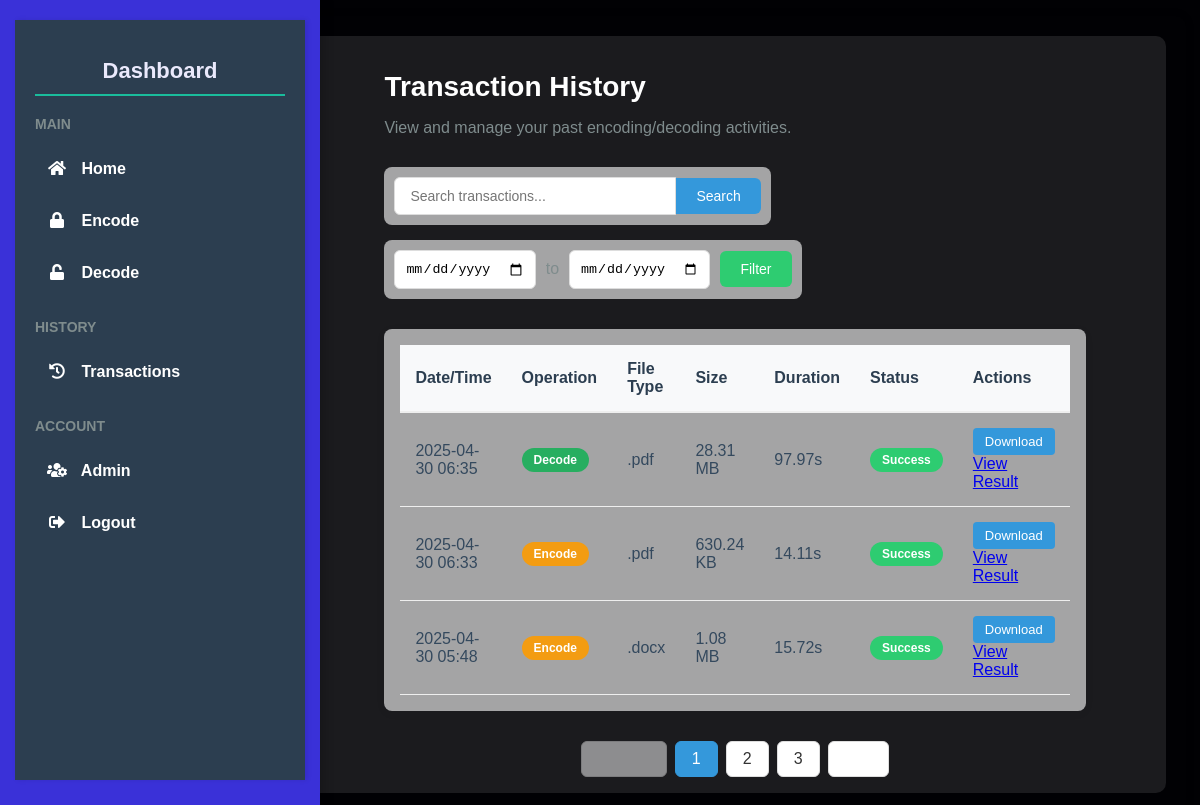
The page /history (signed in) on the database its author committed.
### app.py (models this page shows)
class Transaction(db.Model):
    id = db.Column(db.Integer, primary_key=True)
    user_id = db.Column(db.Integer, db.ForeignKey('user.id'), nullable=False)
    operation = db.Column(db.String(20), nullable=False)  # 'encode' or 'decode'
    file_type = db.Column(db.String(10), nullable=False)
    file_size = db.Column(db.String(20), nullable=False)
    duration = db.Column(db.Float, nullable=False)  # in seconds
    status = db.Column(db.String(20), nullable=False)  # 'success' or 'failed'
    timestamp = db.Column(db.DateTime, default=db.func.current_timestamp())
    input_filename = db.Column(db.String(100))
    output_filename = db.Column(db.String(100))
    histogram_filename = db.Column(db.String(100))

### app.py (the view)
@app.route('/history')
@login_required
def history():
    if current_user.is_admin:
        transactions_query = Transaction.query.order_by(Transaction.timestamp.desc()).all()
    else:
        transactions_query = Transaction.query.filter_by(user_id=current_user.id)\
            .order_by(Transaction.timestamp.desc()).all()
    transactions = []
    for t in transactions_query:
        user = User.query.get(t.user_id)
        transactions.append({
            'id': t.id,  # <-- ADD THIS
            'timestamp': t.timestamp.strftime('%Y-%m-%d %H:%M'),
            'operation': t.operation,
            'file_type': t.file_type,
            'file_size': t.file_size,
            'duration': f"{t.duration:.2f}",
            'status': t.status,
            'input_filename': t.input_filename,
            'output_filename': t.output_filename,
            'histogram_filename': t.histogram_filename,
            'username': user.username if user else 'Unknown'
        })
    total_encodes = Transaction.query.filter_by(operation='encode', status='success').count() if current_user.is_admin else \
                    Transaction.query.filter_by(user_id=current_user.id, operation='encode', status='success').count()
    total_decodes = Transaction.query.filter_by(operation='decode', status='success').count() if current_user.is_admin else \
                    Transaction.query.filter_by(user_id=current_user.id, operation='decode', status='success').count()
    storage_used = 0  # You can update this later to calculate based on real file sizes.
    return render_template(
        'history.html',
        transactions=transactions,
        total_encodes=total_encodes,
        total_decodes=total_decodes,
        storage_used=f"{storage_used/1024/1024:.2f} MB",
        admin_view=current_user.is_admin
    )

### app.py (called while the page is built)
@login_manager.user_loader
def load_user(user_id):
    return User.query.get(int(user_id))

### templates/history.html (shortened to what this page needs)
{% extends "base.html" %}
{% block content %}
<div class="history-page">
    <h1>Transaction History</h1>
    <p>View and manage your past encoding/decoding activities.</p>
    <div class="search-section">
        <div class="search-box">
            <input type="text" placeholder="Search transactions...">
            <button>Search</button>
        </div>
        <div class="date-filter">
            <input type="date" id="start-date">
            <span>to</span>
            <input type="date" id="end-date">
            <button>Filter</button>
        </div>
    </div>
    <div class="transactions-container">
        <table class="transactions-table">
            <thead>
                <tr>
                    <th>Date/Time</th>
                    <th>Operation</th>
                    <th>File Type</th>
                    <th>Size</th>
                    <th>Duration</th>
                    <th>Status</th>
                    <th>Actions</th>
                </tr>
            </thead>
            <tbody>
                {% for t in transactions %}
                <tr
                data-datetime="{{ t.timestamp }}"
                data-search="{{ t.input_filename|lower }} {{ t.output_filename|lower }} {{ t.file_type|lower }}">
                    <td>{{ t.timestamp }}</td>
                    <td><span class="operation {{ t.operation }}">{{ t.operation|capitalize }}</span></td>
                    <td>{{ t.file_type }}</td>
                    <td>{{ t.file_size }}</td>
                    <td>{{ t.duration }}s</td>
                    <td><span class="status {{ t.status }}">{{ t.status|capitalize }}</span></td>
                    <td>
                        {% if t.output_filename %}
                            <a href="{{ url_for('download_file', folder='encrypted' if t.operation == 'encode' else 'decrypted', filename=t.output_filename) }}" class="download-btn">
                                Download
                            </a>
                        {% endif %}
                            <a href="{{ url_for('view_transaction', transaction_id=t.id) }}" class="view-btn">
                                View Result
                            </a>
                    </td>
                </tr>
                {% endfor %}
            </tbody>
        </table>
    </div>
    <div class="pagination">
        <button disabled>Previous</button>
        <span class="active">1</span>
        <span>2</span>
        <span>3</span>
        <button>Next</button>
    </div>
</div>
{% endblock %}

### templates/base.html (shortened to what this page needs)
<!DOCTYPE html>
<html lang="en">
<head>
    <link rel="stylesheet" href="{{ url_for('static', filename='style.css') }}">
</head>
<body>
    {% if current_user.is_authenticated %}
        {% include 'dashboard.html' %}
        <div class="container">
            {% block content %}{% endblock %}
        </div>
    {% else %}
        <div class="auth-container">
            {% block auth_content %}{% endblock %}
        </div>
    {% endif %}
</body>
</html>

### templates/dashboard.html (shortened to what this page needs)
<div class="dashboard">
    <div class="sidebar">
        <h2>Dashboard </h2>
        <div class="menu-section">
            <h3>Main</h3>
            <ul>
                <li><a href="/"><i class="fas fa-home"></i> Home</a></li>
                <li><a href="/encode"><i class="fas fa-lock"></i> Encode</a></li>
                <li><a href="/decode"><i class="fas fa-unlock"></i> Decode</a></li>
            </ul>
        </div>
        <div class="menu-section">
            <h3>History</h3>
            <ul>
                <li><a href="/history"><i class="fas fa-history"></i> Transactions</a></li>
            </ul>
        </div>
        <div class="menu-section">
            <h3>Account</h3>
            <ul>
                {% if current_user.is_admin %}
                <li><a href="/admin"><i class="fas fa-users-cog"></i> Admin</a></li>
                {% endif %}
                <li><a href="/logout"><i class="fas fa-sign-out-alt"></i> Logout</a></li>
            </ul>
        </div>
    </div>
    <div class="main-content">
    </div>
</div>
<link rel="stylesheet" href="https://cdnjs.cloudflare.com/ajax/libs/font-awesome/5.15.4/css/all.min.css">

### static/style.css (style rules this page uses)
:root { --primary: #3a31d8; --primary-hover: #2e26bc; --primary-light: rgba(230, 126, 34, 0.1); --secondary: #020024; --secondary-hover: #03003b; --danger: #e74c3c; --danger-hover: #c0392b; --bg-dark: #010104; --bg-light: #ffffff; --bg-semi-transparent: rgba(255, 255, 255, 0.1); --text-dark: #2c3e50; --text-light: #eae9fc; --text-muted: #555; --text-muted-light: #dfdfdf; --border-light: #ccc; --border-dark: #1a1a1a; --shadow-light: rgba(0, 0, 0, 0.1); --shadow-dark: rgbaa(0, 0, 0, 0.2); }
body { font-family: Arial, sans-serif; margin: 0 auto; padding: 1rem; display: flex; justify-content: center; align-items: center; background-color: var(--bg-dark); height: 100%; }
.dashboard { width: 280px; background-color: var(--primary); color: var(--text-light); padding: 20px; height: 100vh; position: fixed; top: 0; left: 0; box-shadow: 4px 0 10px rgba(0, 0, 0, 0.2); display: flex; flex-direction: column; align-items: center; }
.dashboard h2 { text-align: center; border-bottom: 2px solid #1abc9c; padding-bottom: 10px; margin-bottom: 20px; font-size: 22px; }
.dashboard ul { list-style: none; padding: 0; width: 100%; }
.dashboard ul li { width: 100%; margin: 10px 0; transition: background 0.3s ease-in-out; }
.dashboard ul li a { color: white; text-decoration: none; display: block; padding: 12px; border-radius: 6px; font-size: 16px; font-weight: bold; transition: background 0.3s ease-in-out; }
.container { margin-left: 270px; padding: 20px; width: 100%; height: 100%; background: var(--bg-dark); border-radius: 10px; box-shadow: 0px 0px 10px rgba(0, 0, 0, 0.1); display: flex; }
.encode { display: grid; grid-template-columns: 1fr 1fr; padding: 1rem 4rem 1rem; }
h2 { color: #2c3e50; }
p { margin-bottom: 15px; color: #555; }
button { padding: 10px; background-color: var(--primary); color: white; border: none; cursor: pointer; border-radius: 5px; }
h1 { color: var(--text-light); }
h2 { color: var(--text-light); }
p { margin-bottom: 15px; color: var(--text-muted-light); }
button { padding: 10px; background-color: var(--secondary); color: white; border: none; cursor: pointer; border-radius: 5px; }

### templates/dashboard.html (style rules this page uses)
.dashboard { display: flex; min-height: 100vh; }
.sidebar { font-family: Arial, sans-serif; font weight:bold; width: 250px; height:100%; background: #2c3e50; color: white; padding: 20px; box-shadow: 2px 0 5px rgba(0,0,0,0.1); }
.menu-section { margin-bottom: 25px; }
.menu-section h3 { color: #7f8c8d; font-size: 14px; text-transform: uppercase; margin-bottom: 10px; }
.sidebar ul { list-style: none; padding: 0; }
.sidebar li { margin-bottom: 5px; }
.sidebar a { color: #ecf0f1; text-decoration: none; display: block; padding: 8px 10px; border-radius: 4px; transition: all 0.3s; }
.sidebar a i { width: 20px; margin-right: 10px; text-align: center; }
.main-content { flex: 1; padding: 20px; }

### rows shown on the page
Transaction: operation "Decode", file_type ".pdf", file_size "28.31 MB", status "Success"
Transaction: operation "Encode", file_type ".pdf", file_size "630.24 KB", status "Success"
Transaction: operation "Encode", file_type ".docx", file_size "1.08 MB", status "Success"

### other values the page prints
{{ t.timestamp }} "2025-04-30 06:35" "2025-04-30 06:33" "2025-04-30 05:48"
{{ t.duration }} "97.97" "14.11" "15.72"
